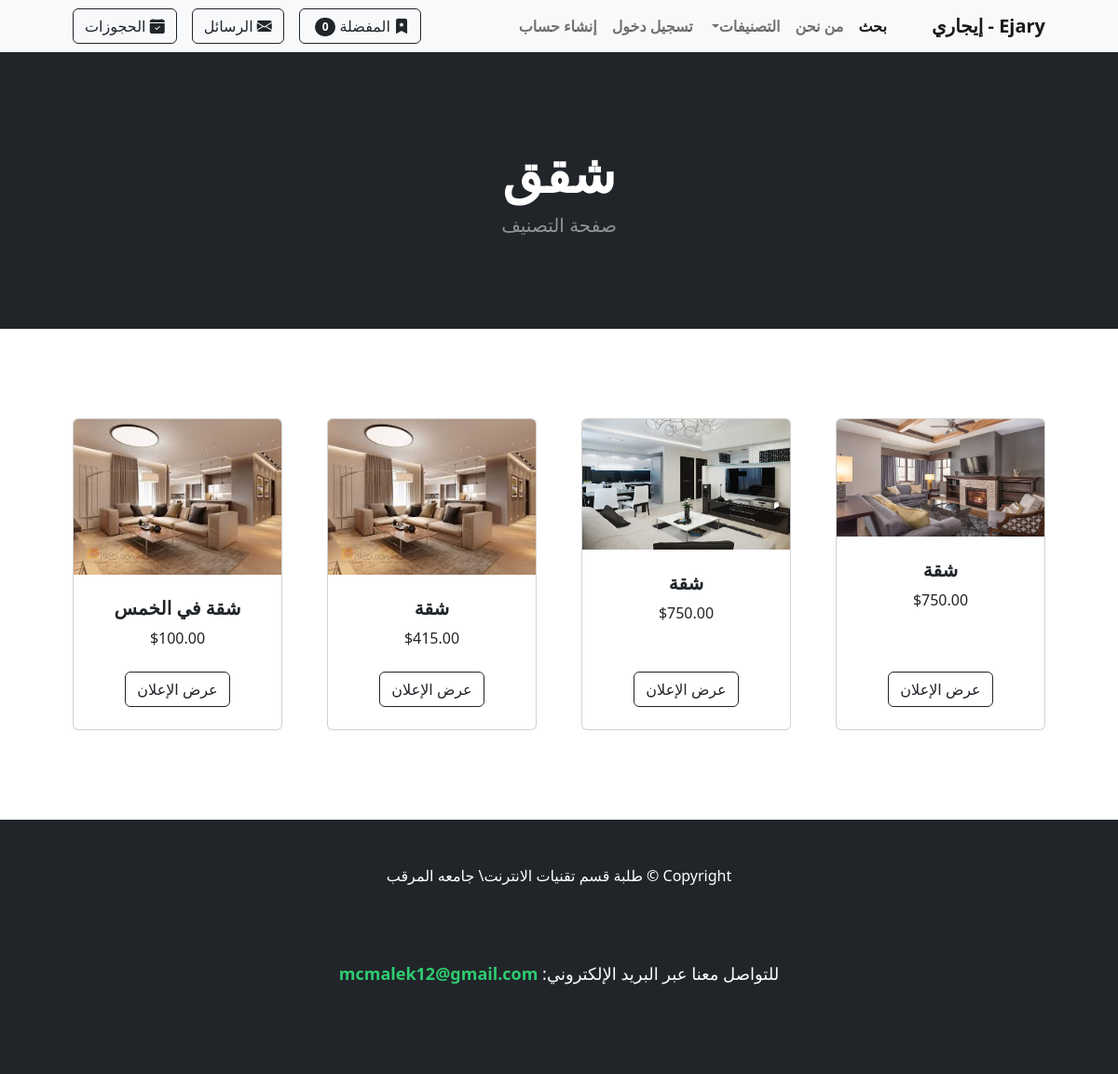
/category/شقق, run on an earlier commit of the app's database.
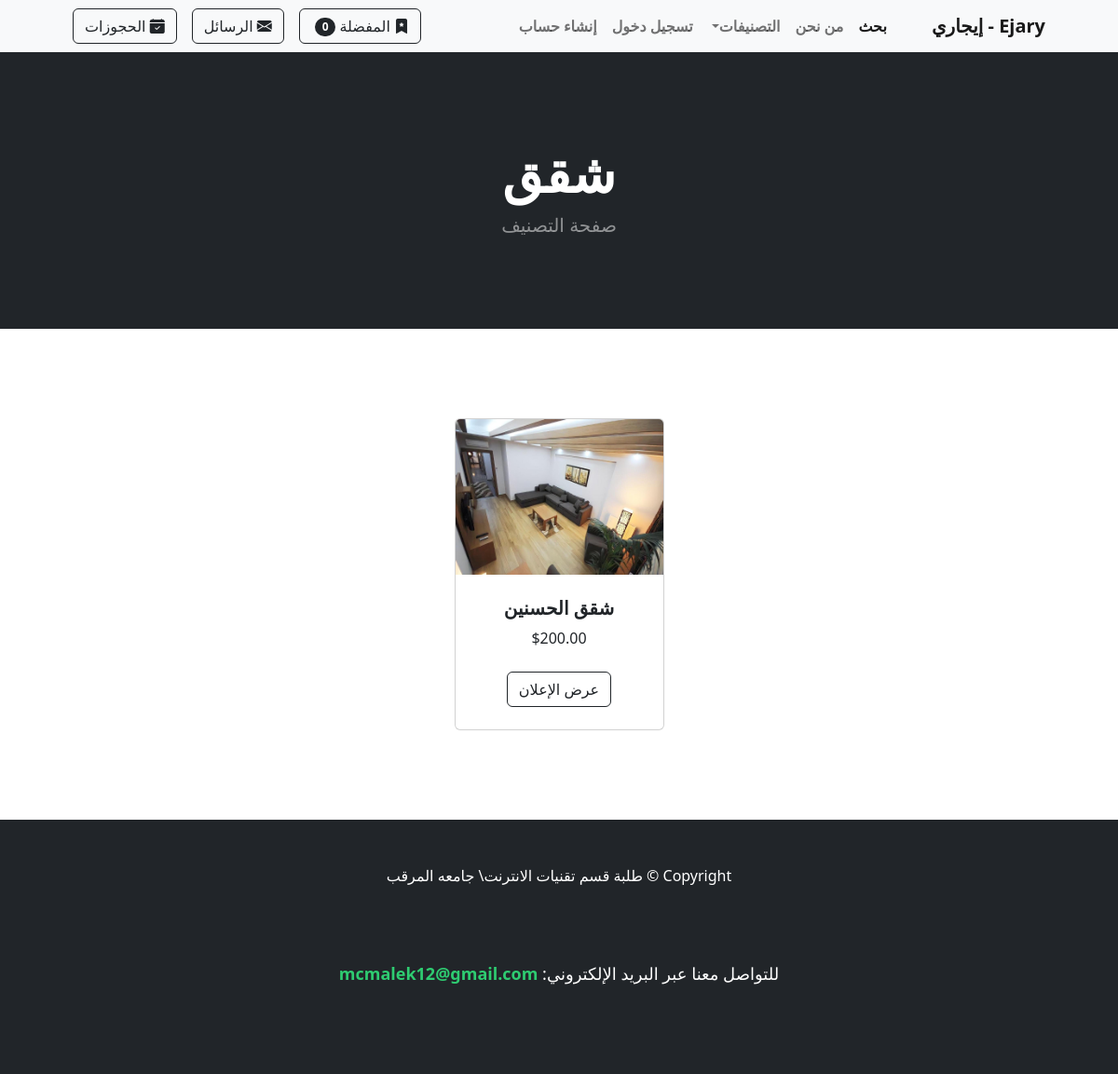
And on a later commit of the database.
### store/models.py (models this page shows, shortened)
class Product(models.Model):
    name = models.CharField(max_length=100)
    price = models.DecimalField(default=0, decimal_places=2, max_digits=6)
    category = models.ForeignKey(Category, on_delete=models.CASCADE, default=1)
    description = models.CharField(max_length=250, default='', blank=True, null=True)
    image = models.ImageField(upload_to='uploads/product/')
    is_sale = models.BooleanField(default=False)
    sale_price = models.DecimalField(default=0, decimal_places=2, max_digits=6)
    user = models.ForeignKey(User, on_delete=models.CASCADE)  # المستخدم الذي أضاف الإعلان
    city = models.ForeignKey(City, on_delete=models.CASCADE, null=True, blank=True)  # المدينة
    phone_number = models.CharField(
        max_length=10,
        validators=[
            RegexValidator(
                regex=r'^(092|091|094|093)\d{7}$',
                message="Phone number must start with 092, 091, 094, or 093 and be 10 digits long."
            )
        ],
        help_text="Enter a valid phone number starting with 092, 091, 094, or 093."
    )

### store/views.py (the view)
# urls.py: path('category/<str:foo>', views.category, name='category'),
def category(request, foo):
	foo = foo.replace('-', ' ')
	try:
		category = Category.objects.get(name=foo)
		products = Product.objects.filter(category=category)
		return render(request, 'category.html', {'products':products, 'category':category})
	except:
		messages.success(request, ("That Category Doesn't Exist..."))
		return redirect('home')

### cart/cart.py (called while the page is built)
	def __len__(self):
		return len(self.cart)

### cart/context_processors.py (called while the page is built)
def cart(request):
	return {'cart': Cart(request)}

### store/models.py (called while the page is built)
	def __str__(self):
		return self.name

### store/views.py (called while the page is built)
def categories_processor(request):
    return {
        'categories': Category.objects.all()
    }

def base_context(request):
    if request.user.is_authenticated:
        unread_count = ChatMessage.objects.filter(receiver=request.user, is_read=False).count()
    else:
        unread_count = 0
    return {'unread_count': unread_count}

### store/templates/category.html (shortened to what this page needs)
{% extends 'base.html' %}
{% block content %}
<header class="bg-dark py-5">
    <div class="container px-4 px-lg-5 my-5">
        <div class="text-center text-white">
            <h1 class="display-4 fw-bolder">{{ category }}</h1>
            <p class="lead fw-normal text-white-50 mb-0">صفحة التصنيف</p>
        </div>
    </div>
</header>
<section class="py-5">
    <div class="container px-4 px-lg-5 mt-5">
        <div class="row gx-4 gx-lg-5 row-cols-2 row-cols-md-3 row-cols-xl-4 justify-content-center">
            {% for product in products %}
            <div class="col mb-5">
                <div class="card h-100">
                    <img class="card-img-top" src="{{ product.image.url }}" alt="{{ product.name }}" />
                    <div class="card-body p-4 text-center">
                        <h5 class="fw-bolder">{{ product.name }}</h5>
                        ${{ product.price }}
                    </div>
                     <div class="card-footer p-4 pt-0 border-top-0 bg-transparent">
                        <div class="text-center">
                            <a class="btn btn-outline-dark mt-auto" href="{% url 'product' product.id %}">عرض الإعلان</a>
                        </div>
                    </div>
                </div>
            </div>
            {% endfor %}
        </div>
    </div>
</section>
{% endblock %}

What changed in the data, as far as the page shows it:
removed Product: image (picture), name "شقة", price "750.00"
removed Product: image (picture), name "شقة", price "750.00"
removed Product: image (picture), name "شقة", price "415.00"
removed Product: image (picture), name "شقة في الخمس", price "100.00"
added Product: image (picture), name "شقق الحسنين", price "200.00"
